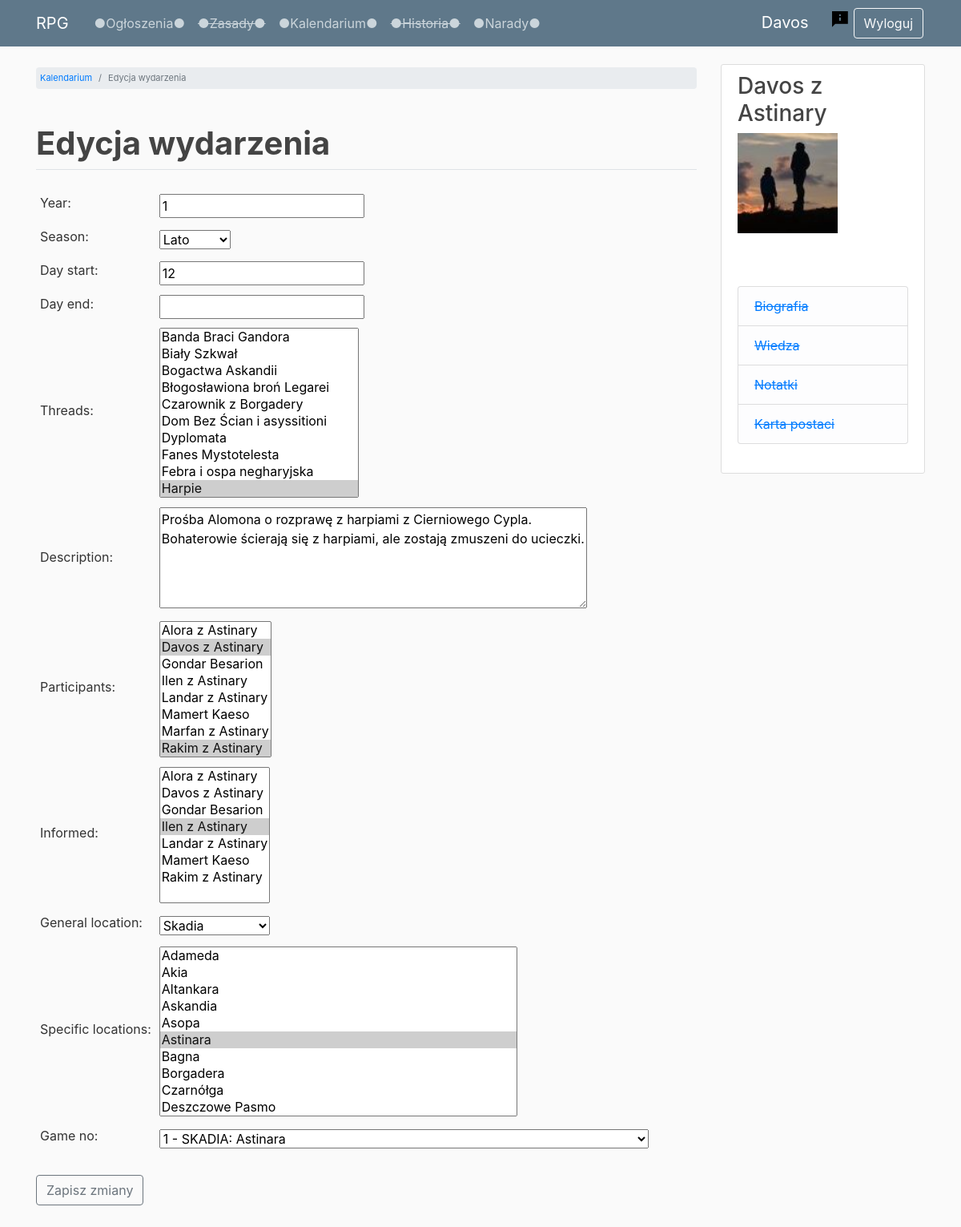
The app's page /timeline/2/edit-event/ (signed in) with its own data.
### users/models.py (models this page shows, shortened)
class Profile(models.Model):
    user = models.OneToOneField(User, on_delete=models.CASCADE)
    image = models.ImageField(default='default.jpg', upload_to='profile_pics')
    character_name = models.CharField(max_length=50, default='')
    character_status = models.CharField(max_length=20, choices=STATUS, default='npc')
    def __str__(self):
        return f'{self.character_name}'
    class Meta:
        ordering = ['character_status', 'character_name']

### timeline/models.py (models this page shows, shortened)
class Event(models.Model):
    year = models.PositiveSmallIntegerField(validators=[MinValueValidator(1)])
    season = models.CharField(max_length=10, choices=SEASONS)
    day_start = models.PositiveSmallIntegerField(validators=[MinValueValidator(1), MaxValueValidator(90)])
    day_end = models.PositiveSmallIntegerField(blank=True, null=True,
                                               validators=[MinValueValidator(1), MaxValueValidator(90)])
    threads = models.ManyToManyField(Thread, related_name='events', blank=True)
    description = models.TextField(max_length=4000)
    participants = models.ManyToManyField(Profile, related_name='events_participated',
                                          limit_choices_to=
                                          Q(character_status='active_player') |
                                          Q(character_status='inactive_player') |
                                          Q(character_status='dead_player'),
                                          blank=True)
    informed = models.ManyToManyField(Profile, related_name='events_informed',
                                      limit_choices_to=
                                      Q(character_status='active_player') |
                                      Q(character_status='inactive_player'),
                                      blank=True)
    general_location = models.ForeignKey(GeneralLocation, on_delete=models.CASCADE)
    specific_locations = models.ManyToManyField(SpecificLocation, related_name='events')
    game_no = models.ForeignKey(GameSession, related_name='events', blank=True, null=True, on_delete=models.CASCADE)
    class Meta:
        ordering = ['year', 'season', 'day_start', 'day_end', 'id', 'game_no']

class GameSession(models.Model):
    game_no = models.PositiveSmallIntegerField(primary_key=True)
    title = models.CharField(max_length=200, blank=True, null=True)
    date = models.DateField(blank=True, null=True)
    def __str__(self):
        return f'{self.game_no} - {self.title}'
    class Meta:
        ordering = ['game_no']

### timeline/views.py (the view)
# urls.py: path('<int:event_id>/edit-event/', edit_event_view, name='edit_event'),
@login_required
def edit_event_view(request, event_id):
    current_event = get_object_or_404(Event, id=event_id)
    if request.method == 'POST':
        edit_event_form = EditEventForm(request.POST, instance=current_event)
        if edit_event_form.is_valid():
            edit_event_form.save()
            messages.success(request, f'Zmodyfikowano wydarzenie!')
            return redirect('timeline')
    else:
        edit_event_form = EditEventForm(instance=current_event)
    context = {
        'page_title': 'Edycja wydarzenia',
        'edit_event_form': edit_event_form
    }
    return render(request, 'timeline/edit_event.html', context)

### timeline/forms.py
class EditEventForm(forms.ModelForm):
    class Meta:
        model = Event
        exclude = ()
    def __init__(self, *args, **kwargs):
        super(EditEventForm, self).__init__(*args, **kwargs)
        self.fields['threads'].widget.attrs = {'size': 10}
        self.fields['description'].widget.attrs = {'cols': 50, 'rows': 5}
        self.fields['participants'].widget.attrs = {'size': 8}
        self.fields['informed'].widget.attrs = {'size': 8}
        self.fields['specific_locations'].widget.attrs = {'size': 10}

### forum/templatetags/custom_filters.py (called while the page is built)
@register.filter
def get_first_word(text):
    return text.split(' ', 1)[0]

### timeline/models.py (called while the page is built)
    def __str__(self):
        return self.name

    def __str__(self):
        return self.name

    def __str__(self):
        return self.name

### timeline/templates/timeline/edit_event.html (shortened to what this page needs)
{% extends 'base.html' %}
{% load custom_filters %}
{% load crispy_forms_tags %}
{% load static %}
{% block breadcrumb %}
    <li class="breadcrumb-item"><a href="{% url 'timeline' %}">Kalendarium</a></li>
    <li class="breadcrumb-item active">{{ page_title }}</li>
{% endblock breadcrumb %}
{% block content %}
    <br>
    <form method="POST">
        <table>
        {% for field in edit_event_form %}
            <tr>
                <td class="padding">
                    <label for="{{ forloop.counter }}">{{ field.label }}:</label>
                </td>
                <td class="padding">
                    <a id="{{ forloop.counter }}">{{ field }}</a>
                </td>
            </tr>
        {% endfor %}
        </table>
        <br>
        <input class="btn btn-outline-secondary" type="submit" value="Zapisz zmiany"/>
    </form>
{% endblock content %}

### templates/navbar.html
{% load custom_filters %}
{% load static %}
<header class="site-header">
    <nav class="navbar navbar-expand-md navbar-dark bg-steel fixed-top">
        <div class="container">
            <title class="navbar-brand mr-4">RPG</title>
            <div class="collapse navbar-collapse" id="navbarToggle">
            <div class="navbar-nav mr-auto">
                <a class="nav-item nav-link" href="{% url 'news-list' %}">●Ogłoszenia●</a>
                <a class="nav-item nav-link" href="#"><strike>●Zasady●</strike></a>
                <a class="nav-item nav-link" href="{% url 'timeline' %}">●Kalendarium●</a>
                <a class="nav-item nav-link" href="#"><strike>●Historia●</strike></a>
                <a class="nav-item nav-link" href="{% url 'forum' %}">●Narady●</a>
            </div>
            <div class="navbar-nav">
                {% if user.is_authenticated %}
                    {% if user.profile.character_name != '' %}
                        <a class="navbar-brand mr-4" href="/users/profile">{{ user.profile.character_name|get_first_word }}</a>
                        <a href="{% url 'report'  %}"><img src="{% static 'img/report.png' %}" class="report-img"></a>
                    {% else %}
                        <a class="navbar-brand mr-4" href="/users/profile">Profil</a>
                    {% endif %}
                    <a class="btn btn-outline-light btn-space" href="{% url 'logout' %}">Wyloguj</a>
                {% else %}
                    <a class="btn btn-outline-light btn-space" href="{% url 'register' %}">Nowa postać</a>
                    <a class="btn btn-outline-light btn-space" href="{% url 'login' %}">Zaloguj</a>
                {% endif %}
            </div>
          </div>
        </div>
    </nav>
</header>

### templates/sidebar.html
{% if user.is_authenticated %}
<div class="col-md-3">
    <div class="content-section">
        <h3>{{ user.profile.character_name }}</h3>
        <img class="account-img" src="{{ user.profile.image.url }}">
        <p class='text-muted'>
        <br>
        <ul class="list-group">
            <li class="list-group-item list-group-item-light"><a href="#"><strike>Biografia</strike></a></li>
            <li class="list-group-item list-group-item-light"><a href="#"><strike>Wiedza</strike></a></li>
            <li class="list-group-item list-group-item-light"><a href="#"><strike>Notatki</strike></a></li>
            <li class="list-group-item list-group-item-light"><a href="#"><strike>Karta postaci</strike></a></li>
        </ul>
        </p>
    </div>
</div>
{% endif %}

### static/css/main.css (style rules this page uses)
body { background: #fafafa; color: #333333; margin-top: 5rem; }
h1, h2, h3, h4, h5, h6 { color: #444444; }
ul { margin: 0; }
.bg-steel { background-color: #5f788a; }
.site-header .navbar-nav .nav-link { color: #cbd5db; }
.content-section { background: #ffffff; padding: 10px 20px; border: 1px solid #dddddd; border-radius: 3px; margin-bottom: 20px; }
.account-img { height: 125px; width: 125px; margin-right: 20px; margin-bottom: 16px; }
.btn-space { margin: 2px; }
.posts-and-news td, p { border: 0px; font-style: italic; font-weight: bold; vertical-align: top; padding: 5px; }
.report-img { display: block; height: auto; margin-left: auto; margin-right: auto; padding: 3px; text-align: center; }
td.padding { padding: 5px; }

### records on screen
Event: edit_event_form "1" "Lato" "12" "Prośba Alomona o rozprawę z harpiami z Cierniowego Cypla. Bohaterowie ścierają się z harpiami, ale zostają zmuszeni do ucieczki." "Skadia"
GameSession: edit_event_form "1 - SKADIA: Astinara"

### other values on screen
{{ user.profile.character_name|get_first_word }} "Davos"
{{ page_title }} "Edycja wydarzenia"
{{ field.label }} "Year" "Season" "Day start" "Day end" "Threads" "Description" "Participants" "Informed" "General location" "Specific locations" "Game no"
{{ user.profile.character_name }} "Davos z Astinary"
